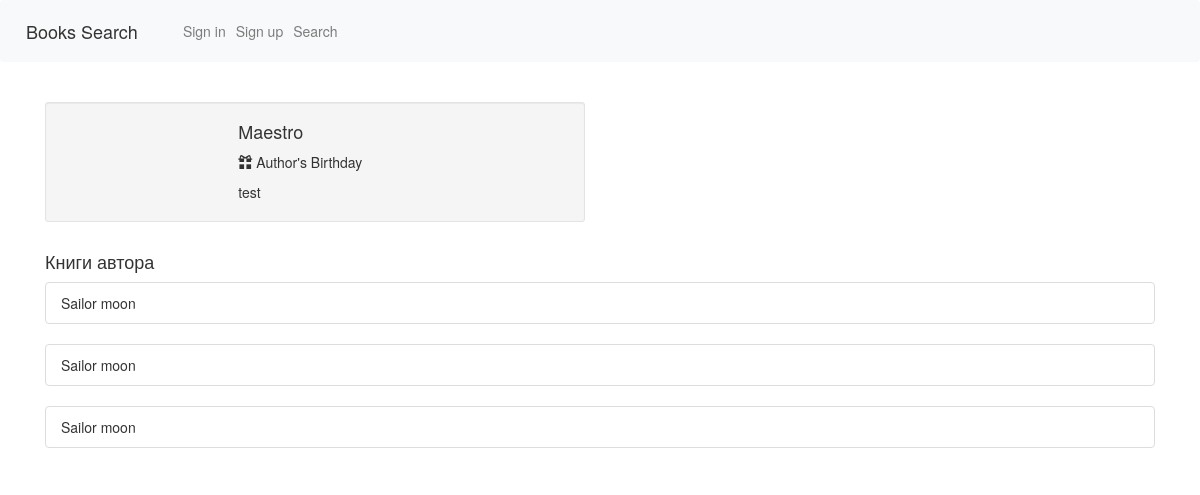
/profile/2, run on an earlier commit of the app's database.
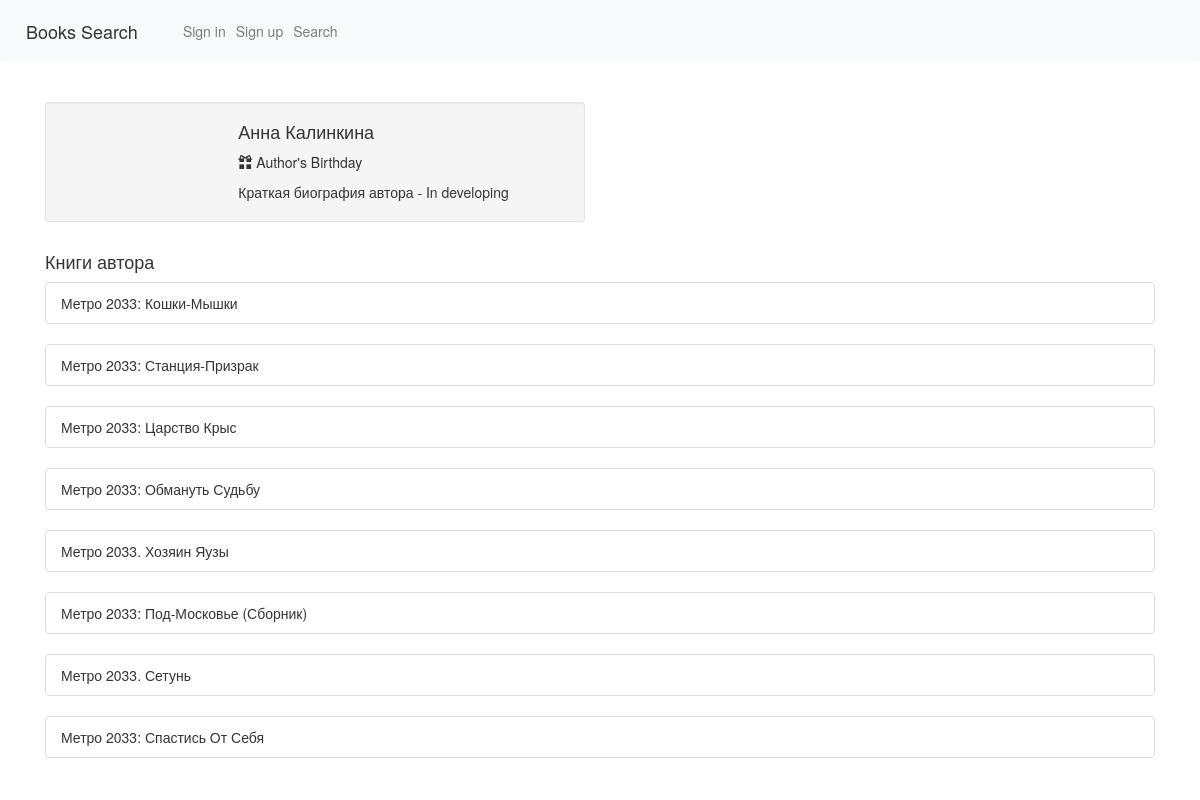
And on a later commit of the database.
### webapp/model.py (models this page shows)
class Authors(db.Model, UserMixin):
    id = db.Column(db.Integer, primary_key=True)
    name = db.Column(db.String(120))
    author_bio = db.Column(db.String(120))

class Books(db.Model, UserMixin):
    id = db.Column(db.Integer, primary_key=True)
    book_name = db.Column(db.String(120))
    publication_date = db.Column(db.String(120), nullable=True)
    isbn = db.Column(db.String(120), nullable=True)
    book_image = db.Column(db.String(120), nullable=True)
    book_annotation = db.Column(db.String(1200), nullable=True)
    book_genre = db.Column(db.String(120), nullable=True)
    book_publisher = db.Column(db.String(120), nullable=True)
    book_coauthor = db.Column(db.String(120), nullable=True)
    book_quantity = db.Column(db.Integer, nullable=True)
    author_id = db.Column(db.Integer, db.ForeignKey('authors.id'))

### webapp/__init__.py (the view)
    @app.route('/profile/<id>')
    def profile(id):
        title = "Об авторе"
        all_books_of_author = Books.query.filter_by(author_id=id).all()
        for person in all_books_of_author:
            authors = Authors.query.filter_by(id=person.author_id)[0]
            return render_template(
                'profile.html',
                page_title=title,
                person=authors,
                author_books=all_books_of_author
            )

### webapp/templates/profile.html (shortened to what this page needs)
{% extends "base.html" %}
{% block content %}
    <br>
<link href="//netdna.bootstrapcdn.com/bootstrap/3.0.0/css/bootstrap.min.css" rel="stylesheet" id="bootstrap-css">
<div class="container">
    <div class="row">
        <div class="col-xs-12 col-sm-6 col-md-6">
            <div class="well well-sm">
                <div class="row">
                    <div class="col-sm-6 col-md-4">
                    </div>
                    <div class="col-sm-6 col-md-8">
                        <h4>
                            {{ person.name }}</h4>
                        <p>
                            <i class="glyphicon glyphicon-gift"></i>    Author's Birthday</p>
                            <div class="btn-group">
                                <p> {{ person.author_bio }}</p>
                            </div>
                        </div>
                    </div>
                </div>
            </div>
        <br>
    </div>
    <h4>Книги автора</h4>
            {% for book in author_books %}
        <ul class="list-group ">
  <li class="list-group-item"> {{ book.book_name }}</li>
</ul>
    {% endfor %}
        </div>
{% endblock %}

### webapp/templates/base.html (shortened to what this page needs)
<!doctype html>
<html lang="en">
  <head>
    <link rel="stylesheet" href="https://stackpath.bootstrapcdn.com/bootstrap/4.1.3/css/bootstrap.min.css">
  </head>
  <body>
<nav class="navbar navbar-expand-lg navbar-light bg-light">
    <a class="navbar-brand">Books Search</a>
    <div class="collapse navbar-collapse" id="navbarNav">
    <ul class="navbar-nav">
  {% if not current_user.is_authenticated %}
      <li class="{% if active=='login' %}nav-item active{%endif %}">
        <a class="nav-link" href="/login">Sign in <span class="sr-only">(current)</span></a>
      </li>
      <li class="{% if active=='registration' %}nav-item active{%endif %}">
        <a class="nav-link" href="/registration">Sign up</a>
      </li>
      <li class="nav-item">
        <a class="nav-link" href="/search">Search</a>
      </li>
  {% endif %}
   </ul>
  </div>
</nav>
    {% block content %}{% endblock %}
  </body>
</html>

What changed in the data, as far as the page shows it:
removed Books: book_name "Sailor moon"
no longer on this page (row edited): Books: book_name "Sailor moon"
no longer on this page (row edited): Books: book_name "Sailor moon"
changed Authors: name "Maestro" → "Анна Калинкина"; author_bio "test" → "Краткая биография автора - In developing"
now on this page (row edited): Books: book_name "Метро 2033: Кошки-Мышки"
added Books: book_name "Метро 2033: Станция-Призрак"
now on this page (row edited): Books: book_name "Метро 2033: Царство Крыс"
added Books: book_name "Метро 2033: Обмануть Судьбу"
added Books: book_name "Метро 2033. Хозяин Яузы"
added Books: book_name "Метро 2033: Под-Московье (Сборник)"
added Books: book_name "Метро 2033. Сетунь"
added Books: book_name "Метро 2033: Спастись От Себя"
